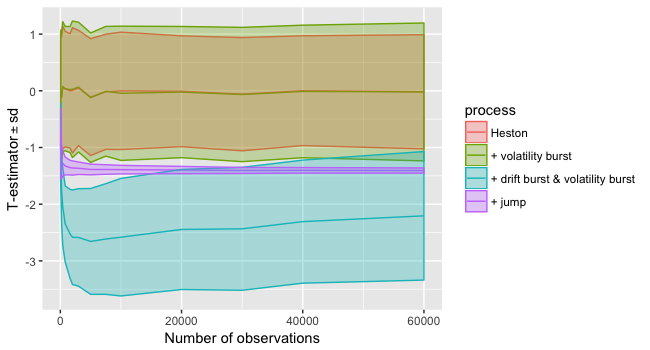

The script that drew this image:
library(ggplot2)
library(latex2exp)
setwd(Sys.getenv("masters-thesis"))
source("Simulation/Heston.R")
source("Simulation/Bursts.R")
source("Simulation/Jumps.R")
source("Estimation/pre-average.R")
source("Estimation/estimates.R")
source("Estimation/estimates_reloaded.R")

#seed
set.seed(100)

#################### PARAMETERS THAT DON'T CHANGE ####################
omega <- 0
K2 <- 0.5 #K2

#Burst settings
alpha <- 0.55
beta <- 0.45
c_1 <- (1-alpha)*0.005/(10/(60*24*7*52))^(1-alpha)
c_2 <- sqrt((1-2*beta)*0.001^2/(10/(60*24*7*52))^(1-2*beta))

#################### PARAMETERS CHANGING WITH N ####################
#n = 60k and npaths = 500 is absolute max that my computer can keep in memory
n_list <- c(50, 100, 200, 400, 800, 1600, 2000, 3000, 5000, 7500, 10000, 20000, 30000, 40000, 60000)

#Initialize list with 5 mean, lower and upper for later plot
n_processes <- 4

all_plot_data <- vector("list", n_processes)
for (i in 1:n_processes) {
  all_plot_data[[i]]$means <- numeric(length = length(n_list))
  all_plot_data[[i]]$lower <- all_plot_data[[i]]$means
  all_plot_data[[i]]$upper <- all_plot_data[[i]]$means
}

#################### LOOP OVER N ####################

for (my_n in 1:length(n_list)) {
  #my_n <- 1
  print(my_n)
  #my_n <- length(n_list)
  mat <- 6.5/(24*7*52)#*52*7*24*60*60 #In years
  n <- n_list[my_n]
  dt <- mat/n #In years
  hd <- 10^(-2)*dt^(1/2) #If years
  
  #Check that they are reasonable
  hd/dt
  
  #The index where i calculate T
  desired_index <- ceiling((n+1)/2) #because it includes t_0 and T, we take (n+1)/2.
  
  
  ############ Simulation #########
  Npath <- 500
  settings <- sim.setup(mat=mat, Npath = Npath, Nsteps = n, omega = omega) #6.5 hours
  Heston <- sim.heston(settings)
  Heston_vb <- sim.addvb(Heston,burst_time = 0.5, interval_length = 0.05, c_2 = c_2, beta = beta)
  Heston_vbdb <- sim.adddb(Heston_vb, burst_time=0.5,interval_length=0.05, c_1 = c_1, alpha = alpha)
  Heston_jump <- sim.addjump(Heston, burst_time = 0.5, interval_length = 0.05, c_1 = c_1, alpha = alpha)

  #All paths
  all_paths <- list(Heston, Heston_vb, Heston_vbdb, Heston_jump)

  for (j in 1:length(all_paths)) {
    #j <- 1
    path <- all_paths[[j]]
    
    #We need to transpose Y for dy to work properly
    Y <- t(as.matrix(path$Y))
    dy <- diff(Y)
    
    #Plug bag into path-list
    path$Y <- t(dy)
    
    ######## CALCULATE T estimator ##########
    #T_hat <- numeric(length = Npath)
    
    mu_hat <- est.mu.mat.2.0(data = path, hd)$mu[,desired_index]
    sigma_hat_2 <- est.sigma.raw.mat.2.0(data = path, hd)$sig[,desired_index]
    T_hat <- sqrt(hd/K2) * mu_hat/sqrt(sigma_hat_2)
    
    T_hat_clean <- na.omit(T_hat) #There MIGHT be negtive sigma-hat but it is highly unlikely
    
    ######## SAVE MEAN AND VARIANCE FOR PLOT #######

    all_plot_data[[j]]$means[my_n] <- mean(T_hat_clean)
    all_plot_data[[j]]$lower[my_n] <- all_plot_data[[j]]$means[my_n] -sqrt(var(T_hat_clean))
    all_plot_data[[j]]$upper[my_n] <- all_plot_data[[j]]$means[my_n] +sqrt(var(T_hat_clean))
  }
}


#################### PLOT ####################
#Re-shape to data.frame(x, lower, mean, upper, farve)

#Create numbers for colors
all_plot_data[[1]]$process <- rep("Heston", length(all_plot_data[[1]]$mean))
all_plot_data[[2]]$process <- rep("+ volatility burst", length(all_plot_data[[2]]$mean))
all_plot_data[[3]]$process <- rep("+ drift burst & volatility burst", length(all_plot_data[[3]]$mean))
all_plot_data[[4]]$process <- rep("+ jump", length(all_plot_data[[4]]$mean))


#Create a single data_frame
plot_data_frame <- data.frame(n = n_list ,
                              lower= all_plot_data[[1]]$lower,
                              mean= all_plot_data[[1]]$mean,
                              upper= all_plot_data[[1]]$upper,
                              process= all_plot_data[[1]]$process)

for (i in 2:length(all_plot_data)){
  new_data_frame <- data.frame(n = n_list,
                               lower= all_plot_data[[i]]$lower,
                               mean= all_plot_data[[i]]$mean,
                               upper= all_plot_data[[i]]$upper,
                               process= all_plot_data[[i]]$process)
  plot_data_frame <- rbind(plot_data_frame,new_data_frame)
}

##### PLOT #####
qplot(n, mean, data = plot_data_frame, geom = "line", color = process) +
  geom_ribbon(aes(ymin = lower, ymax = upper, fill = process), alpha = 0.3) +
  xlab("Number of observations") + ylab(TeX('$ T-estimator \\pm sd$'))

#Save dataframe for later
save(plot_data_frame, file="Figures2/Saved_data_for_plots/03_T-estimator1_without_noise.Rda")

print(Sys.time()-p0) #approx 10 min with max(n) = 60k and npaths = 500
